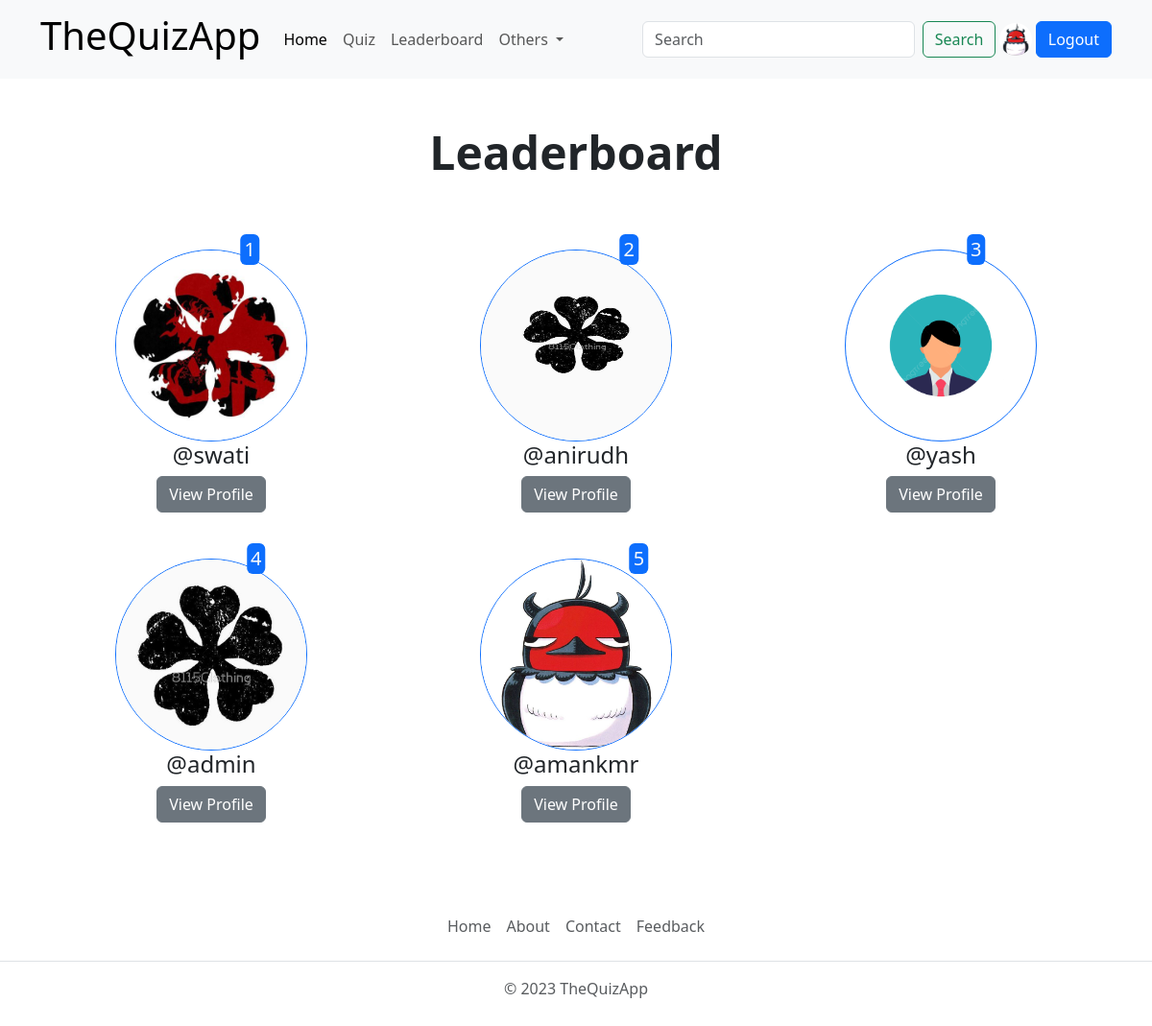
Page /leaderboard/ (signed in) on the committed database.
### quiz/models.py (models this page shows, shortened)
class RegisterModel(models.Model):
    user = models.OneToOneField(User , on_delete=models.CASCADE , null=True , blank=True)
    bio = models.TextField(max_length=255 ,null=True , blank=True)
    gender = models.CharField(choices=gender_choices ,max_length=6 ,null=True , blank=True)
    profile_img = models.ImageField(upload_to="profile_images" , default="profile_images/userprofile.png" ,null=True , blank=True)
    college_name = models.CharField(max_length=80 , null=True , blank=True , default="Not Available")

class UserRankModel(models.Model):
    user = models.OneToOneField(User , on_delete=models.CASCADE)
    rank = models.IntegerField(null=True,blank=True)
    total_score = models.IntegerField(null=True,blank=True)

### account/views.py (the view)
# urls.py: path('leaderboard/' , views.leaderboard , name="leaderboard"),
def leaderboard(request):
    if request.user.is_authenticated:
        profile = User.objects.get(username=request.user)
        user_rank = UserRankModel.objects.order_by('rank')
        return render(request , 'leaderboard.html' ,{'profile':profile ,"user_rank":user_rank})
    else:
        return HttpResponseRedirect('/signin/')

### templates/leaderboard.html
{% extends "baseTemplates/index.html" %}
{% load static %}
{% block content %}
<div class="container text-center">
    <h1 class="display-5 fw-semibold my-5">Leaderboard</h1>
    <div class="row row-cols-1 row-cols-sm-2 row-cols-md-3">
        {% for rank in user_rank %}
        <div class="col my-4 position-relative">
            <img src="{{rank.user.registermodel.profile_img.url}}" alt="profile-image" class="profile rounded-circle border border-primary " height="200" width="200">
            <h4>@{{rank.user.username}} <span class="text-success position-absolute top-0 translate-middle rounded bg-primary text-light p-1 fs-5">{{rank.rank}}</span></h4>
            <a href="{% url "profile" rank.user.username %}" class="btn btn-secondary">View Profile</a>
        </div>
        {% endfor %}
    </div>
</div>
{% endblock content %}

### templates/baseTemplates/navbar.html (shortened to what this page needs)
{% load static %}
<nav class="navbar navbar-expand-lg bg-body-tertiary">
    <div class="container">
      <a class="navbar-brand" href="{% url "home" %}"><h1>TheQuizApp</h1></a>
      <div class="collapse navbar-collapse" id="navbarSupportedContent">
        <ul class="navbar-nav me-auto mb-2 mb-lg-0">
          <li class="nav-item">
            <a class="nav-link active" aria-current="page" href="{% url 'home' %}">Home</a>
          </li>
          <li class="nav-item">
            <a class="nav-link" href="{% url 'allquiz' %}">Quiz</a>
          </li>
          <li class="nav-item">
            <a class="nav-link" href="{% url 'leaderboard' %}">Leaderboard</a>
          </li>
          <li class="nav-item dropdown">
            <a class="nav-link dropdown-toggle" href="#" role="button" data-bs-toggle="dropdown" aria-expanded="false">
              Others
            </a>
          </li>
        </ul>
        <form class="d-flex" role="search">
          <input class="form-control me-2" type="search" placeholder="Search" aria-label="Search">
          <button class="btn btn-outline-success" type="submit">Search</button>
          {% if not request.user.is_authenticated %}
          <a href="{% url "signin" %}" class="btn btn-primary ms-2">Login</a>
          {% else %}
            <a href="{% url "profile" request.user %}" class="mx-1 d-flex align-items-center">
              <img class="img-fluid rounded-circle"  width="60" src="{{request.user.registermodel.profile_img.url}}" alt="profile">
            </a>
          <a href="{% url "signout" %}" class="btn btn-primary">Logout</a>
          {% endif %}
        </form>
      </div>
    </div>
  </nav>

### rows in the picture
UserRankModel: user.registermodel.profile_img (picture), user.username "swati", rank "1"
UserRankModel: user.registermodel.profile_img (picture), user.username "anirudh", rank "2"
UserRankModel: user.registermodel.profile_img (picture), user.username "yash", rank "3"
UserRankModel: user.registermodel.profile_img (picture), user.username "admin", rank "4"
UserRankModel: user.registermodel.profile_img (picture), user.username "amankmr", rank "5"
